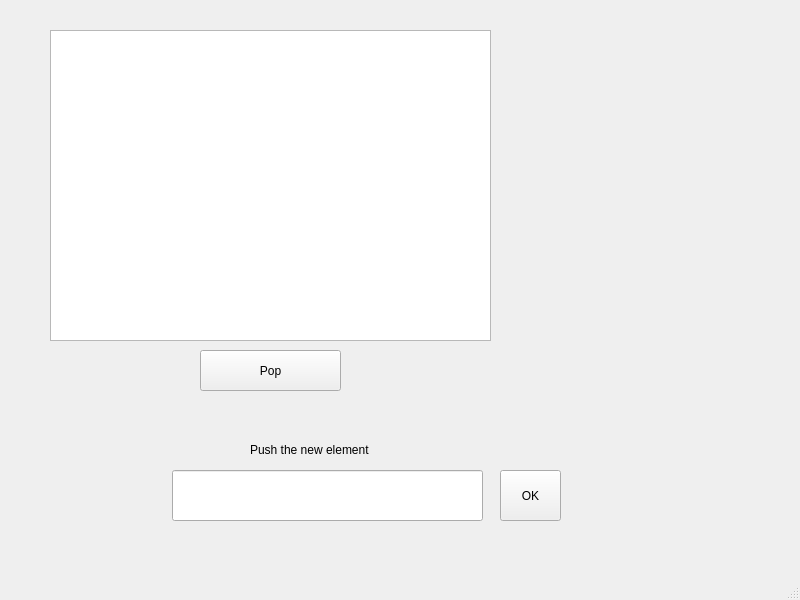
<?xml version="1.0" encoding="UTF-8"?>
<ui version="4.0">
 <class>MainWindow</class>
 <widget class="QMainWindow" name="MainWindow">
  <property name="geometry">
   <rect>
    <x>0</x>
    <y>0</y>
    <width>800</width>
    <height>600</height>
   </rect>
  </property>
  <property name="windowTitle">
   <string>MainWindow</string>
  </property>
  <widget class="QWidget" name="centralwidget">
   <widget class="QLineEdit" name="lineEdit">
    <property name="geometry">
     <rect>
      <x>172</x>
      <y>470</y>
      <width>311</width>
      <height>51</height>
     </rect>
    </property>
   </widget>
   <widget class="QPlainTextEdit" name="plainTextEdit">
    <property name="geometry">
     <rect>
      <x>50</x>
      <y>30</y>
      <width>441</width>
      <height>311</height>
     </rect>
    </property>
   </widget>
   <widget class="QPushButton" name="pushButton">
    <property name="geometry">
     <rect>
      <x>500</x>
      <y>470</y>
      <width>61</width>
      <height>51</height>
     </rect>
    </property>
    <property name="text">
     <string>OK</string>
    </property>
   </widget>
   <widget class="QPushButton" name="popButton">
    <property name="geometry">
     <rect>
      <x>200</x>
      <y>350</y>
      <width>141</width>
      <height>41</height>
     </rect>
    </property>
    <property name="text">
     <string>Pop</string>
    </property>
   </widget>
   <widget class="QLabel" name="label">
    <property name="geometry">
     <rect>
      <x>250</x>
      <y>440</y>
      <width>151</width>
      <height>20</height>
     </rect>
    </property>
    <property name="text">
     <string>Push the new element</string>
    </property>
   </widget>
  </widget>
  <widget class="QMenuBar" name="menubar">
   <property name="geometry">
    <rect>
     <x>0</x>
     <y>0</y>
     <width>800</width>
     <height>26</height>
    </rect>
   </property>
  </widget>
  <widget class="QStatusBar" name="statusbar"/>
 </widget>
 <resources/>
 <connections/>
</ui>
